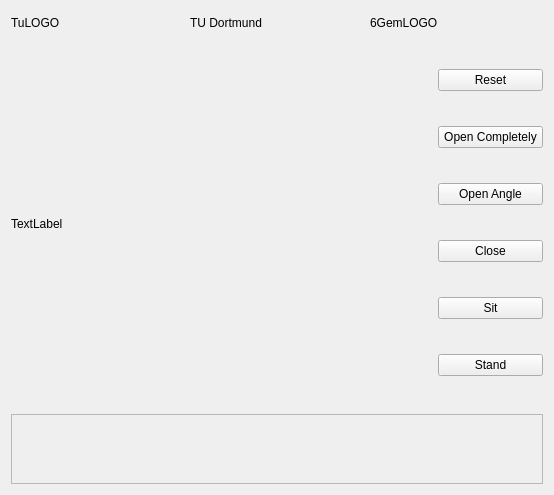
<?xml version="1.0" encoding="UTF-8"?>
<ui version="4.0">
 <class>Form</class>
 <widget class="QWidget" name="Form">
  <property name="geometry">
   <rect>
    <x>0</x>
    <y>0</y>
    <width>554</width>
    <height>495</height>
   </rect>
  </property>
  <property name="windowTitle">
   <string>Form</string>
  </property>
  <layout class="QVBoxLayout" name="verticalLayout" stretch="1,16,3">
   <property name="sizeConstraint">
    <enum>QLayout::SetDefaultConstraint</enum>
   </property>
   <item>
    <layout class="QHBoxLayout" name="horizontalLayout_3">
     <item>
      <widget class="QLabel" name="label_2">
       <property name="text">
        <string>TuLOGO</string>
       </property>
      </widget>
     </item>
     <item>
      <widget class="QLabel" name="label_3">
       <property name="text">
        <string>TU Dortmund</string>
       </property>
      </widget>
     </item>
     <item>
      <widget class="QLabel" name="label">
       <property name="text">
        <string>6GemLOGO</string>
       </property>
      </widget>
     </item>
    </layout>
   </item>
   <item>
    <layout class="QHBoxLayout" name="horizontalLayout" stretch="8,2">
     <property name="sizeConstraint">
      <enum>QLayout::SetFixedSize</enum>
     </property>
     <item>
      <widget class="QLabel" name="video_stream">
       <property name="sizePolicy">
        <sizepolicy hsizetype="Ignored" vsizetype="MinimumExpanding">
         <horstretch>0</horstretch>
         <verstretch>0</verstretch>
        </sizepolicy>
       </property>
       <property name="mouseTracking">
        <bool>true</bool>
       </property>
       <property name="text">
        <string>TextLabel</string>
       </property>
      </widget>
     </item>
     <item>
      <layout class="QVBoxLayout" name="verticalLayout_2">
       <item>
        <widget class="QPushButton" name="pushButton_3">
         <property name="text">
          <string>Reset</string>
         </property>
        </widget>
       </item>
       <item>
        <widget class="QPushButton" name="pushButton_2">
         <property name="text">
          <string>Open Completely</string>
         </property>
        </widget>
       </item>
       <item>
        <widget class="QPushButton" name="pushButton">
         <property name="text">
          <string>Open Angle</string>
         </property>
        </widget>
       </item>
       <item>
        <widget class="QPushButton" name="pushButton_4">
         <property name="text">
          <string>Close</string>
         </property>
        </widget>
       </item>
       <item>
        <widget class="QPushButton" name="pushButton_5">
         <property name="text">
          <string>Sit</string>
         </property>
        </widget>
       </item>
       <item>
        <widget class="QPushButton" name="pushButton_6">
         <property name="text">
          <string>Stand</string>
         </property>
        </widget>
       </item>
      </layout>
     </item>
    </layout>
   </item>
   <item>
    <layout class="QHBoxLayout" name="horizontalLayout_4">
     <item>
      <widget class="QTextEdit" name="textEdit">
       <property name="enabled">
        <bool>false</bool>
       </property>
       <property name="sizePolicy">
        <sizepolicy hsizetype="Preferred" vsizetype="Preferred">
         <horstretch>0</horstretch>
         <verstretch>0</verstretch>
        </sizepolicy>
       </property>
      </widget>
     </item>
    </layout>
   </item>
  </layout>
 </widget>
 <resources/>
 <connections/>
</ui>
